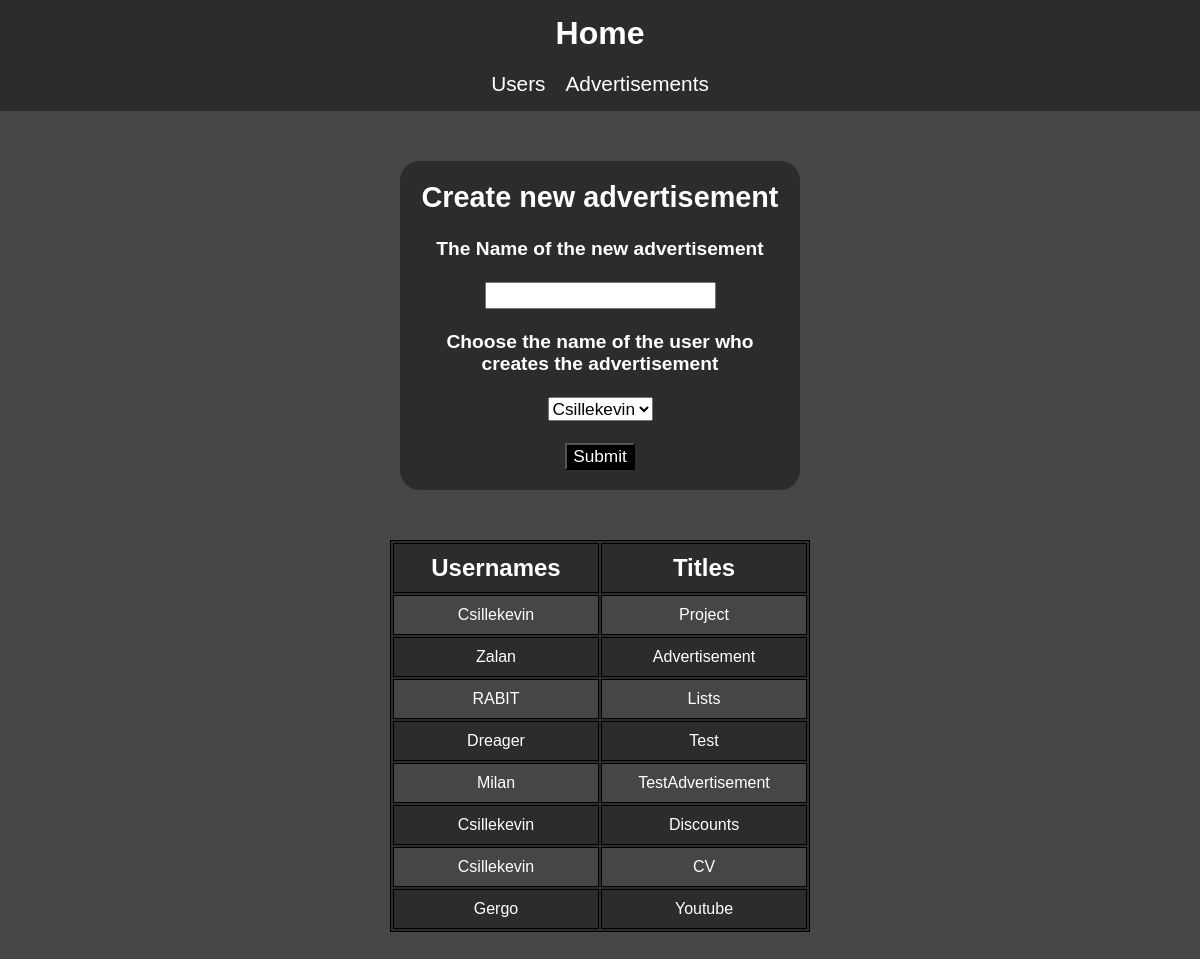
Screenshot of /advertisementsList.php with the database file from the repository.
### tables this page shows
CREATE TABLE `advertisements` (
  `id` int(11) NOT NULL,
  `userid` int(11) NOT NULL,
  `title` varchar(64) NOT NULL
);

CREATE TABLE `users` (
  `id` int(11) NOT NULL,
  `name` varchar(64) NOT NULL
);

### Model/DB.php (called while the page is built)
<?php
class DB {
    private $host = "localhost";
    private $user = "root";
    private $pwd = "";
    private $dbName = "advertisements";
    protected function connect() {
        $dsn = 'mysql:host=' . $this->host . ';dbname=' . $this->dbName;
        try {
            $pdo = new PDO($dsn, $this->user, $this->pwd);
            $pdo->setAttribute(PDO::ATTR_DEFAULT_FETCH_MODE, PDO::FETCH_ASSOC);
            return $pdo;
        } catch (PDOException $e) {
            echo 'Connection failed: ' . $e->getMessage();
            return null;
        }
    }
}

### Model/User.php (called while the page is built, shortened)
<?php
require_once 'DB.php';
class User extends DB {
    public function getUsers() {
        $sql = "SELECT * FROM users";
        $stmt = $this->connect()->prepare($sql);
        $stmt->execute();
        return $stmt->fetchAll(PDO::FETCH_ASSOC);
    }
    public function showUsers() {
        return $this->getUsers();
    }
}

### Model/Advertisements.php (called while the page is built, shortened)
<?php
require_once 'DB.php';
class Advertisements extends DB
{
    public function showAdvertisements()
    {
        $sql = "SELECT advertisements.title, users.name
                FROM advertisements
                JOIN users ON advertisements.userid = users.id";
        $stmt = $this->connect()->prepare($sql);
        $stmt->execute();
        return $stmt->fetchAll(PDO::FETCH_ASSOC);
    }
}

### advertisementsList.php (the view, shortened to what this page needs)
<?php
include 'Model/User.php';
include 'Model/Advertisements.php';
?>
<!DOCTYPE html>
<html lang="en">
<?php
include('head.php');
?>
<body>
<nav class="navbar">
    <div class="navbar-container">
        <a href="home" class="navbartitle">Home</a>
        <ul class="navbar-links">
            <li><a href="users">Users</a></li>
            <li><a href="advertisements">Advertisements</a></li>
        </ul>
    </div>
</nav>
<div class="form-div">
    <h2>Create new advertisement</h2>
    <form id="createAdvertisementForm">
        <label for="advertisement">The Name of the new advertisement</label>
        <br>
        <input type="text" name="advertisement" id="advertisement">
        <br>
        <label for="userSelect">Choose the name of the user who creates the advertisement</label>
        <br>
        <select id="userSelect" name="userSelect">
            <?php
            $userObj = new User();
            $results = $userObj->showUsers();
            foreach($results as $row){
                echo "<option value=\"" . htmlspecialchars($row["id"]) . "\">" . htmlspecialchars($row["name"]) . "</option>";
            }
            ?>
        </select>
        <br>
        <input type="submit" value="Submit">
    </form>
</div>
<table class="Table">
    <tr>
        <th>Usernames</th>
        <th>Titles</th>
        <?php
        $advertisementObj = new Advertisements();
        $results = $advertisementObj->showAdvertisements();
        foreach($results as $row){
            echo "<tr><td>" . htmlspecialchars($row["name"]) . "</td><td>" . htmlspecialchars($row["title"]) . "</td></tr>";
        }
        ?>
    </tr>
</table>
</body>
</html>

### head.php (shortened to what this page needs)
<head>
    <link rel="stylesheet" href="styles.css">
    <link href="https://cdn.jsdelivr.net/npm/@sweetalert2/theme-dark@4/dark.css" rel="stylesheet">
</head>

### styles.css (style rules this page uses)
body { font-family: Arial, serif; margin: 0; background: #464646; color: white; }
.navbar { padding: 15px; background-color: #2c2c2c; }
.navbar-container { display: flex; flex-direction: column; width: 100%; }
.navbar .navbartitle { font-size: 2em; font-weight: bolder; color: white; margin: 0 auto 20px; text-decoration: none; }
.navbar .navbar-links { list-style: none; margin: 0 auto; padding: 0; display: flex; gap: 20px; }
.navbar .navbar-links li { display: inline; }
.navbar .navbar-links a { text-decoration: none; color: white; font-size: 1.3em; }
h2 { margin-top: 0; }
.form-div { text-align: center; background-color: #2c2c2c; padding: 20px; border-radius: 20px; width: 30%; margin: 50px auto 0; font-size: 1.2em; }
label { font-weight: bold; display: block; }
input, select { display: block; margin: 0 auto; font-size: 0.9em; }
input[type="submit"] { background: black; color: white; }
.Table { background: #2c2c2c; width: 35%; margin: 50px auto; text-align: center; border: solid 1px black; border-spacing: 2px; }
.Table th, .Table td { border: solid 1px black; padding: 10px; }
.Table th { font-size: 1.5em; }
.Table td { width: 50%; font-size: 1em; }
tr:nth-child(even) { background-color: #464646; }

### rows the page displays
advertisements: userid.name "Csillekevin", title "Project"
advertisements: userid.name "Zalan", title "Advertisement"
advertisements: userid.name "RABIT", title "Lists"
advertisements: userid.name "Dreager", title "Test"
advertisements: userid.name "Milan", title "TestAdvertisement"
advertisements: userid.name "Csillekevin", title "Discounts"
advertisements: userid.name "Csillekevin", title "CV"
advertisements: userid.name "Gergo", title "Youtube"

### other values shown
form field userSelect "Csillekevin"
